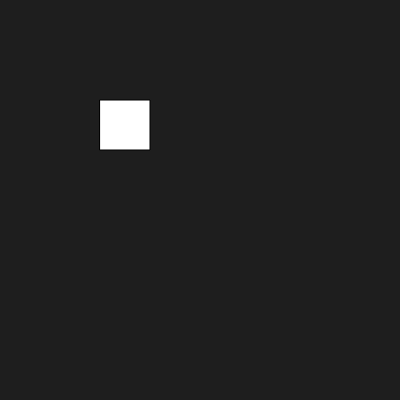
Frame 1 (no input)
Frame 60 (no input): identical to frame 1, image omitted
Frame 120 (the mouse pressed at the canvas centre since frame 60): identical to frame 1, image omitted

The p5.js sketch that drew this single still picture (run headless with seeded random() and noise() and a simulated clock; from frame 60 on, the mouse is pressed at the canvas centre):

// p5.js sketch
// ── sketch.js

function setup() {
  createCanvas(400,400);
}

function draw() 
{
  background(30);
  rect(100,100,50,50);

}
